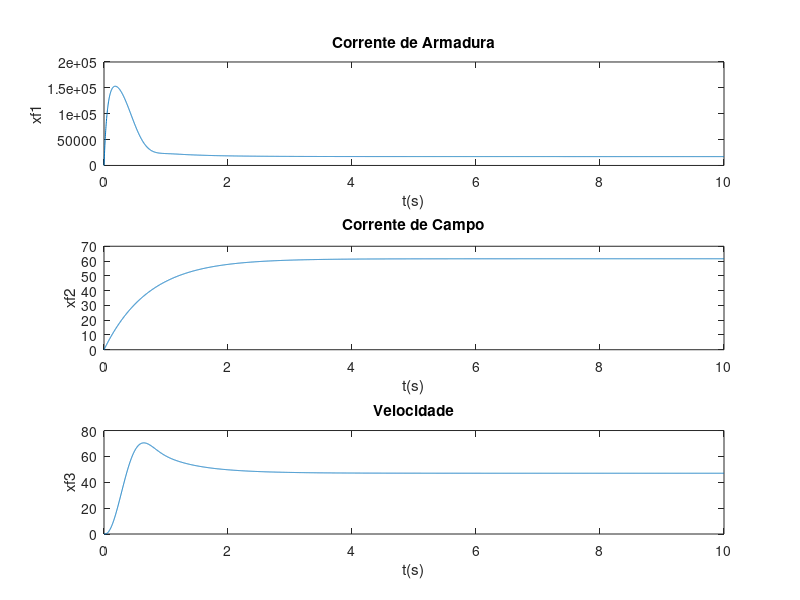
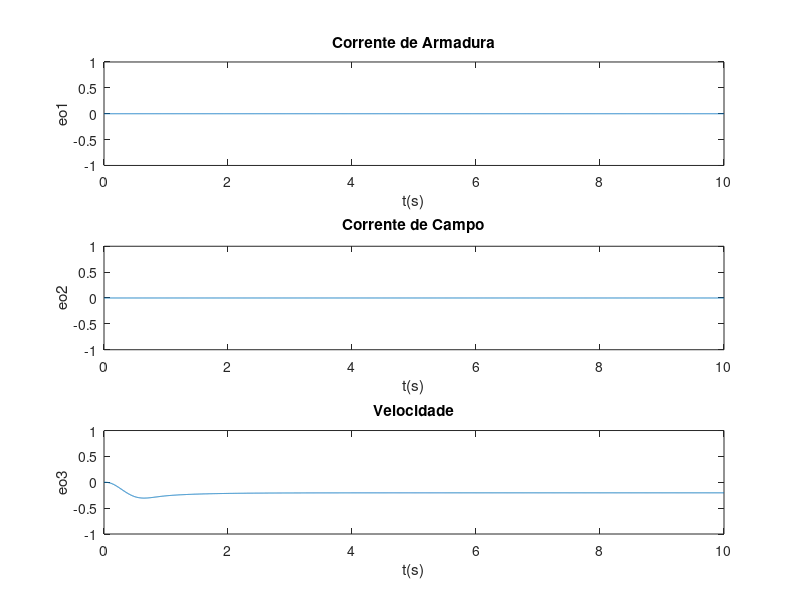
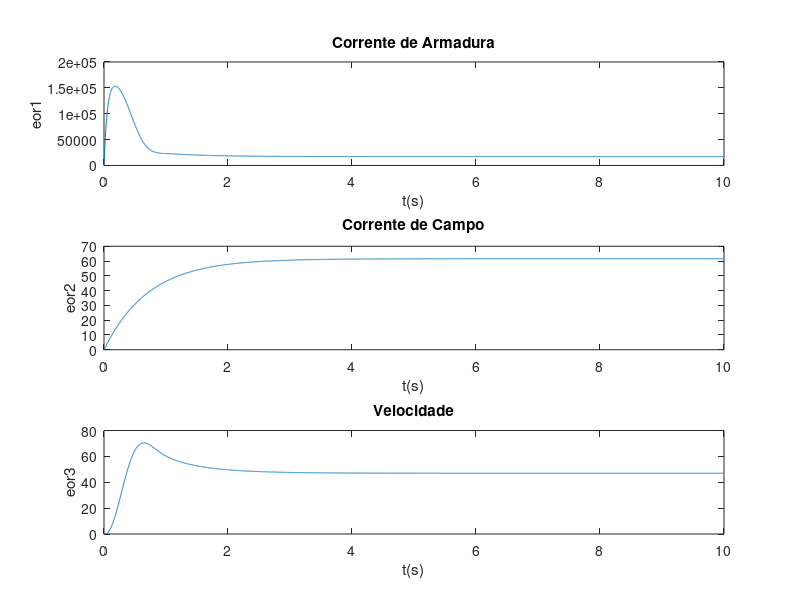

Source code (MATLAB) for these figures, in order:
%Variaves 
ran = 4.6e-3;
rfdn = 12.1875;
lan = 2.38e-4;
lfdn = 8.750;
lafd = 0.23;
jm = 2580;
va = 750;
vfd = 750; 
ia = 17098;
bm = 127;
c0 = 0;
c1 = 5041.7;
c2 = 0;
h = 0.002;

%Valores iniciais





xo1(1)=0;
xo2(1)=0;
xo3(1)=0;

xor1(1)=0;
xor2(1)=0;
xor3(1)=0;


h1 = 0;
h2 = 1;
h3 = 1;
H = [h1; h2; h3]

kaa = 1;
kaf = 1;
kcca = 0;
kccfd = 0;
kfia = 0;
kfifd = 0; 
kfwr = 0;
kraca = 1;
krafv = 1;
klaca = 1; 
krfdcfd = 1;
krfdfv = 1;
klfdcfd = 1;
kfl = 1;

la1 = .1;
la2 = .1; 
la3 = .1;




X = [0;0;0];
XO = [0;0;0];
XOR = [0;0;0];
XF = [0;0;0];
Y = [0;0;0];
YF = [0;0;0];
EO  = [0;0;0];
EOR  = [0;0;0];




k = 2;
for i = 0:h:10
    
  

%falha no tempo 6    
    xf1(k-1) = XF(1,1);
    xf2(k-1) = XF(2,1);
    xf3(k-1) = XF(3,1);
    
    yf1(k-1) = YF(1,1);
    yf2(k-1) = YF(2,1);
    yf3(k-1) = YF(3,1);
    
    xo1(k-1) = XO(1,1);
    xo2(k-1) = XO(2,1);
    xo3(k-1) = XO(3,1);
    
    eo1(k-1) = EO(1,1);
    eo2(k-1) = EO(2,1);
    eo3(k-1) = EO(3,1);
    
    if i > 6
        kaa = 1;
        kaf = 1;
        kcca = 0;
        kccfd = 0;
        kfia = 0;
        kfifd = 0; 
        kfwr = 0;
        kraca = 1;
        krafv = 1;
        klaca = 1; 
        krfdcfd = 1;
        krfdfv = 1;
        klfdcfd = 1;
        kfl = 1;
        
    end
    
    ranf = kraca*krafv*ran;
    lanf = klaca*lan;
    rfdnf = krfdcfd*krfdfv*rfdn;
    lfdnf = klfdcfd*lfdn;
    bmf = kfl*bm;
    
    tfl = c0 + c1*xf3(k-1) + c2*(xf3(k-1))^2;
    af1 = exp(-(ranf/lanf)*h);
    af3 = exp(-(rfdnf/lfdnf)*h);
    af5 = exp(-(bmf/jm)*h);
    af4 = lafd*((1-af5)/bmf)*xf2(k-1);
    bf1 = (1-af1)/ranf;
    af2 = (1/(rfdnf*lanf - ranf*lfdnf))*(lafd*lfdnf*(af3-af1)*xf3(k-1)+(ranf*lfdnf*af1-rfdnf*lanf*af3));
    bf2 = (1-af3)/rfdnf;
    df1 = -(1-af5)/bmf;
   
    
    AF = [kaa*af1 kaa*af2 0; 0 kaf*af3 0; af4 0 af5];
    BF = [bf1 0; 0 bf2; 0 0];
    UF = [kaa*~kcca*va; kaf*~kccfd*vfd];
    DF = [0; 0; df1];
    TF = [tfl];
    CF = [~kfia 0 0;0 ~kfifd 0;0 0 ~kfwr]; 
    L = [af1-la1 af2 0;0 af3-la2 0;af4 0 af5-la3];
    EO = XF - XO; 
    
    XF = AF*XF + BF*UF + DF*TF;  
    
    
    
    
   
    
    LR = [la1 0 0;0 la2-af3 0; 0 0 la3-af5];
    
   
    
    XO = (AF-L*CF)*XO + BF*UF + L*YF;
    
   
    
    
     
    xor1(k-1) = XOR(1,1);
    xor2(k-1) = XOR(2,1);
    xor3(k-1) = XOR(3,1); 
    
    eor1(k-1) = EOR(1,1);
    eor2(k-1) = EOR(2,1); 
    eor3(k-1) = EOR(3,1);
    C = eye(3);
    if h1 == 1 & h2 == 0 & h3==0
        
        
        R2 = H*pinv(C(1,:)*H);
        R1 = C - R2*C(1,:);
        RF = R1*AF + LR*C;
        
        XOR = RF*XOR + R1*BF*UF + R2*XF(1,1) - LR*YF;
        
    end
    
     
    
    YF = CF*XF;
     
    EOR = XF - XOR;
   
    
    
    
    
    k= k+1;
end



t=0:h:10;


figure(2);

subplot(3,1,1);
plot(t,xf1);
title('Corrente de Armadura');
ylabel('xf1');
xlabel('t(s)');

subplot(3,1,2);
plot(t,xf2);
title('Corrente de Campo');
ylabel('xf2');
xlabel('t(s)');

subplot(3,1,3);
plot(t,xf3);
title('Velocidade');
ylabel('xf3');
xlabel('t(s)');

figure(3);
subplot(3,1,1);
plot(t,eo1);
axis([0 10 -1 1]);
title('Corrente de Armadura');
ylabel('eo1');
xlabel('t(s)');


subplot(3,1,2);
plot(t,eo2);
axis([0 10 -1 1]);
title('Corrente de Campo');
ylabel('eo2');
xlabel('t(s)');

subplot(3,1,3);
plot(t,eo3);
axis([0 10 -1 1]);
title('Velocidade');
ylabel('eo3');
xlabel('t(s)');

figure(4);

subplot(3,1,1);
plot(t,eor1);
title('Corrente de Armadura');
ylabel('eor1');
xlabel('t(s)');

subplot(3,1,2);
plot(t,eor2);
title('Corrente de Campo');
ylabel('eor2');
xlabel('t(s)');

subplot(3,1,3);
plot(t,eor3);
title('Velocidade');
ylabel('eor3');
xlabel('t(s)');
